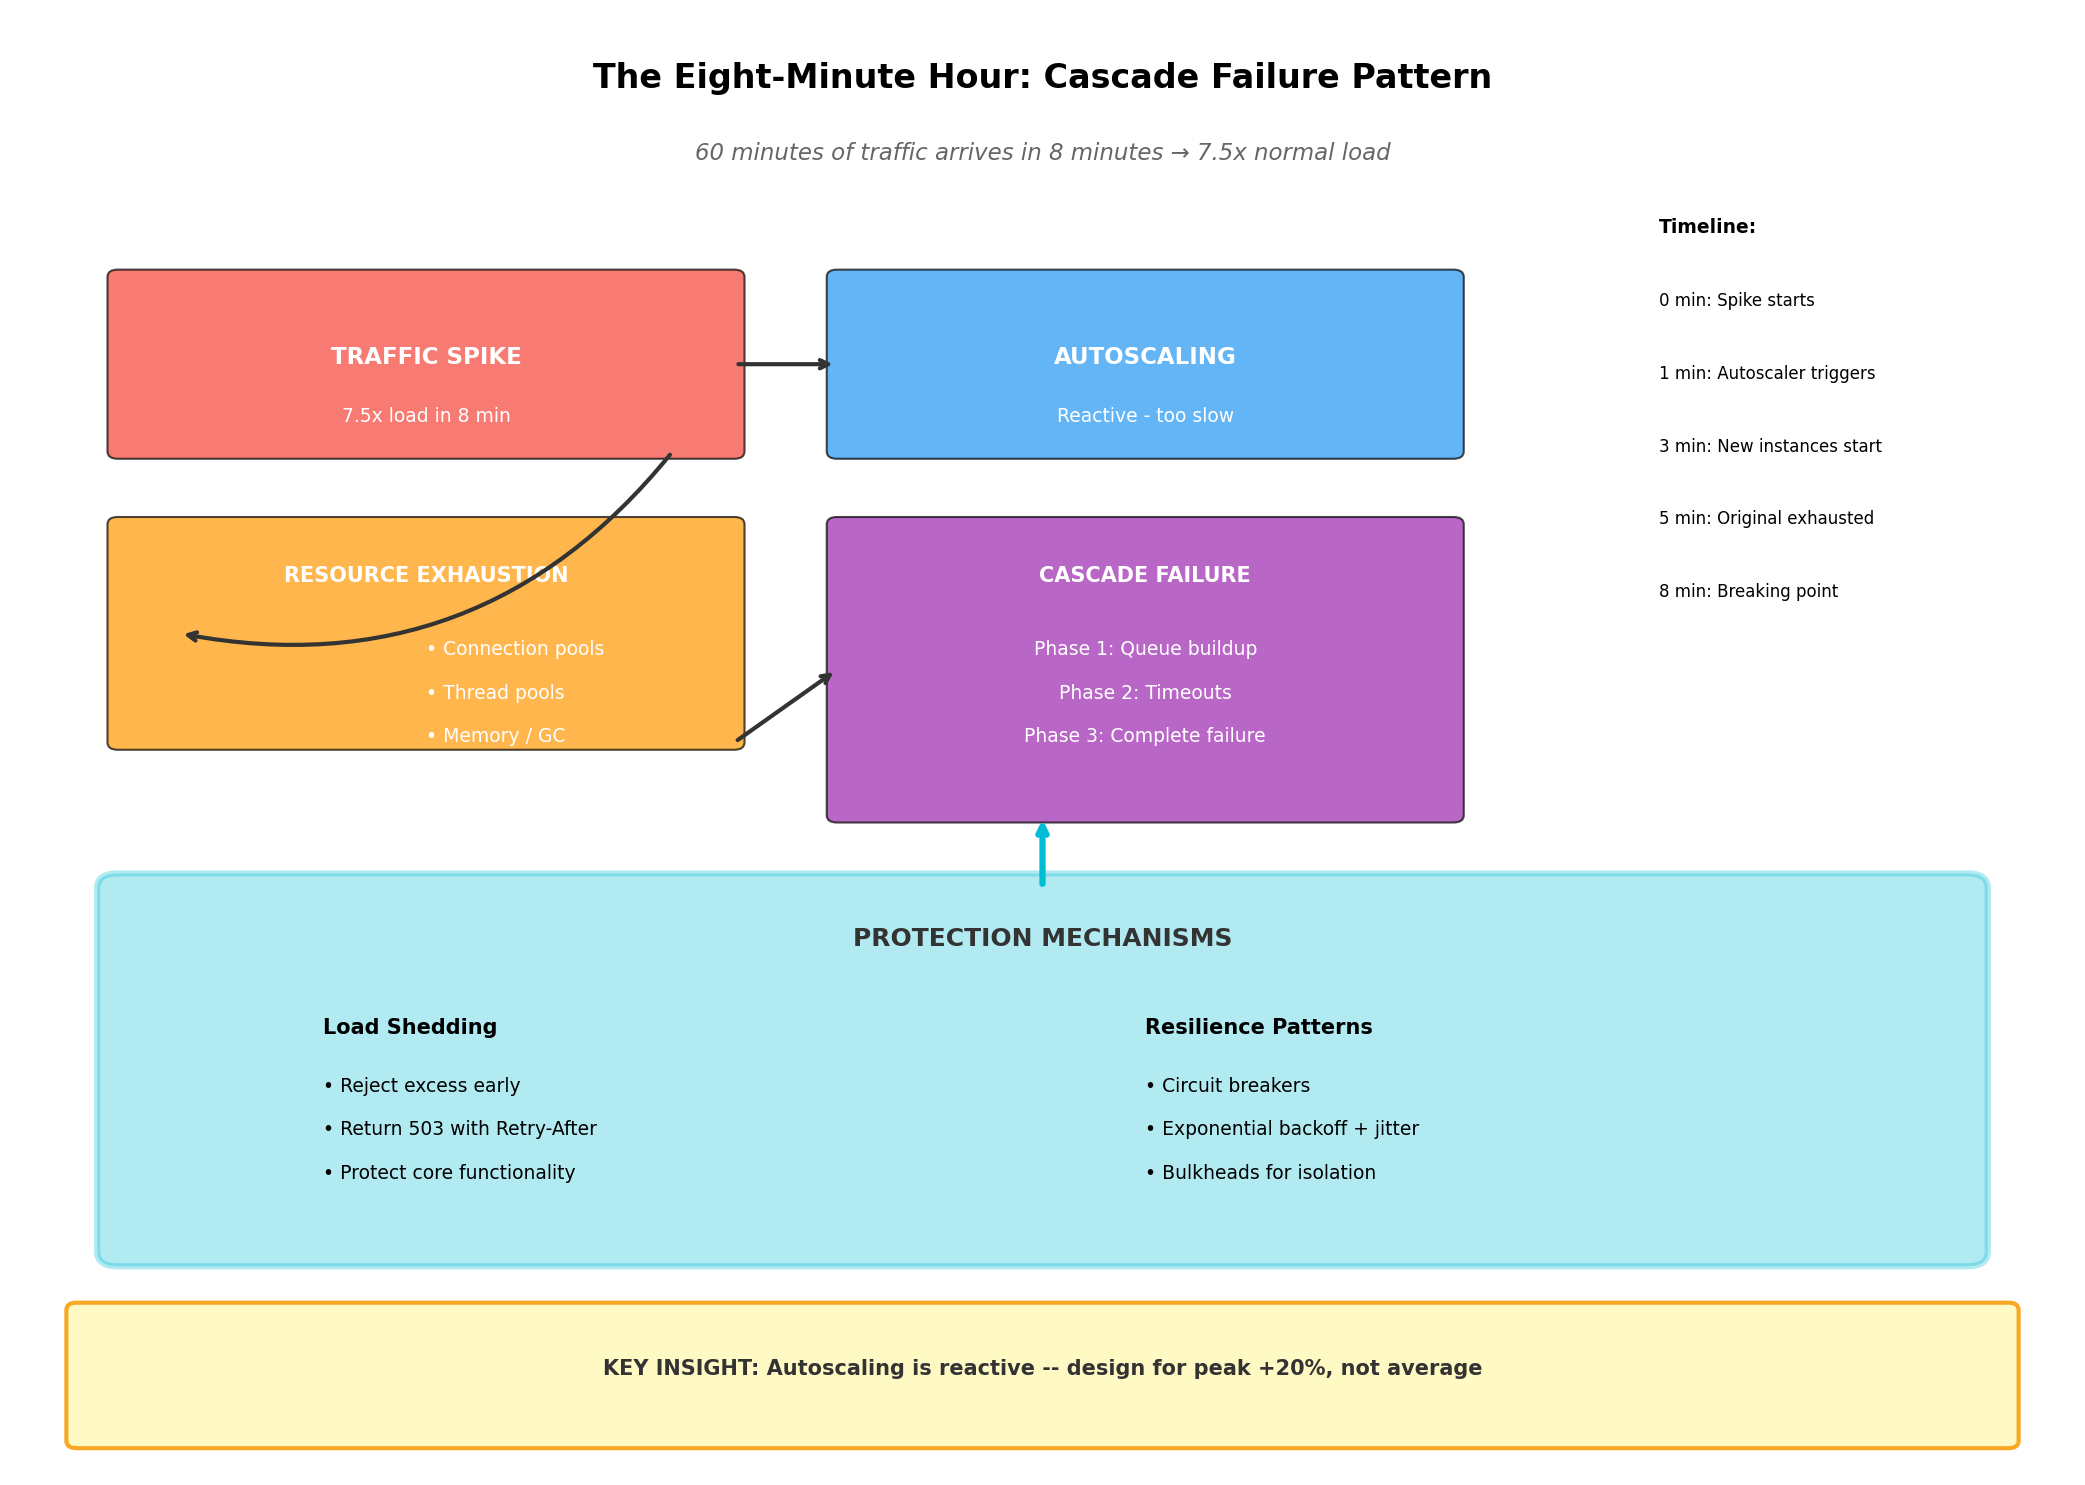

Write the Python code that produced this figure.
#!/usr/bin/env python3
"""
Visualization: Eight-Minute Hour Concept Map
=============================================
This script generates a conceptual diagram showing the cascade failure
pattern and the relationship between load spike and system response.

Book: Release It! - Chapter 10
Author: Michael Nygard

Run: python concept_map.py
Output: concept_map.png
"""

import matplotlib.pyplot as plt
import matplotlib.patches as mpatches
import numpy as np

# Set up the figure with a dark theme for better contrast
plt.style.use('default')
fig, ax = plt.subplots(1, 1, figsize=(14, 10))

# Define colors
colors = {
    'normal': '#4CAF50',      # Green
    'spike': '#F44336',       # Red
    'autoscale': '#2196F3',   # Blue
    'exhaust': '#FF9800',     # Orange
    'failure': '#9C27B0',     # Purple
    'protection': '#00BCD4',  # Cyan
    'arrow': '#333333'
}

# Draw the timeline axis
ax.set_xlim(0, 10)
ax.set_ylim(0, 10)

# Title
ax.text(5, 9.5, 'The Eight-Minute Hour: Cascade Failure Pattern',
        ha='center', fontsize=16, fontweight='bold')
ax.text(5, 9.0, '60 minutes of traffic arrives in 8 minutes → 7.5x normal load',
        ha='center', fontsize=11, style='italic', color='#666')

# === Phase 1: Traffic Spike ===
ax.add_patch(mpatches.FancyBboxPatch((0.5, 7), 3, 1.2,
                                       boxstyle="round,pad=0.05",
                                       facecolor=colors['spike'], alpha=0.7))
ax.text(2, 7.6, 'TRAFFIC SPIKE', ha='center', fontsize=11, fontweight='bold', color='white')
ax.text(2, 7.2, '7.5x load in 8 min', ha='center', fontsize=9, color='white')

# === Phase 2: Autoscaling (Fails) ===
ax.add_patch(mpatches.FancyBboxPatch((4, 7), 3, 1.2,
                                       boxstyle="round,pad=0.05",
                                       facecolor=colors['autoscale'], alpha=0.7))
ax.text(5.5, 7.6, 'AUTOSCALING', ha='center', fontsize=11, fontweight='bold', color='white')
ax.text(5.5, 7.2, 'Reactive - too slow', ha='center', fontsize=9, color='white')

# Arrow from spike to autoscale
ax.annotate('', xy=(4, 7.6), xytext=(3.5, 7.6),
            arrowprops=dict(arrowstyle='->', color=colors['arrow'], lw=2))

# === Phase 3: Resource Exhaustion ===
ax.add_patch(mpatches.FancyBboxPatch((0.5, 5), 3, 1.5,
                                       boxstyle="round,pad=0.05",
                                       facecolor=colors['exhaust'], alpha=0.7))
ax.text(2, 6.1, 'RESOURCE EXHAUSTION', ha='center', fontsize=10, fontweight='bold', color='white')
ax.text(2, 5.6, '• Connection pools', ha='left', fontsize=9, color='white')
ax.text(2, 5.3, '• Thread pools', ha='left', fontsize=9, color='white')
ax.text(2, 5.0, '• Memory / GC', ha='left', fontsize=9, color='white')

# Arrow from autoscale to exhaustion
ax.annotate('', xy=(0.8, 5.75), xytext=(3.2, 7),
            arrowprops=dict(arrowstyle='->', color=colors['arrow'], lw=2,
                          connectionstyle='arc3,rad=-0.3'))

# === Phase 4: Cascade Failure ===
ax.add_patch(mpatches.FancyBboxPatch((4, 4.5), 3, 2,
                                       boxstyle="round,pad=0.05",
                                       facecolor=colors['failure'], alpha=0.7))
ax.text(5.5, 6.1, 'CASCADE FAILURE', ha='center', fontsize=10, fontweight='bold', color='white')
ax.text(5.5, 5.6, 'Phase 1: Queue buildup', ha='center', fontsize=9, color='white')
ax.text(5.5, 5.3, 'Phase 2: Timeouts', ha='center', fontsize=9, color='white')
ax.text(5.5, 5.0, 'Phase 3: Complete failure', ha='center', fontsize=9, color='white')

# Arrow from exhaustion to cascade
ax.annotate('', xy=(4, 5.5), xytext=(3.5, 5),
            arrowprops=dict(arrowstyle='->', color=colors['arrow'], lw=2))

# === Solution Box (Bottom) ===
ax.add_patch(mpatches.FancyBboxPatch((0.5, 1.5), 9, 2.5,
                                       boxstyle="round,pad=0.1",
                                       facecolor=colors['protection'], alpha=0.3,
                                       edgecolor=colors['protection'], linewidth=3))
ax.text(5, 3.6, 'PROTECTION MECHANISMS', ha='center', fontsize=12, fontweight='bold', color='#333')

# Protection strategies - left column
ax.text(1.5, 3.0, 'Load Shedding', ha='left', fontsize=10, fontweight='bold')
ax.text(1.5, 2.6, '• Reject excess early', ha='left', fontsize=9)
ax.text(1.5, 2.3, '• Return 503 with Retry-After', ha='left', fontsize=9)
ax.text(1.5, 2.0, '• Protect core functionality', ha='left', fontsize=9)

# Protection strategies - right column
ax.text(5.5, 3.0, 'Resilience Patterns', ha='left', fontsize=10, fontweight='bold')
ax.text(5.5, 2.6, '• Circuit breakers', ha='left', fontsize=9)
ax.text(5.5, 2.3, '• Exponential backoff + jitter', ha='left', fontsize=9)
ax.text(5.5, 2.0, '• Bulkheads for isolation', ha='left', fontsize=9)

# Arrow from cascade to protection
ax.annotate('', xy=(5, 4.5), xytext=(5, 4),
            arrowprops=dict(arrowstyle='->', color=colors['protection'], lw=3))

# === Timeline annotations ===
ax.text(8, 8.5, 'Timeline:', fontsize=9, fontweight='bold')
ax.text(8, 8.0, '0 min: Spike starts', fontsize=8)
ax.text(8, 7.5, '1 min: Autoscaler triggers', fontsize=8)
ax.text(8, 7.0, '3 min: New instances start', fontsize=8)
ax.text(8, 6.5, '5 min: Original exhausted', fontsize=8)
ax.text(8, 6.0, '8 min: Breaking point', fontsize=8)

# Key insight box
insight_box = mpatches.FancyBboxPatch((0.3, 0.2), 9.4, 0.9,
                                        boxstyle="round,pad=0.05",
                                        facecolor='#FFF9C4',
                                        edgecolor='#F9A825', linewidth=2)
ax.add_patch(insight_box)
ax.text(5, 0.65, 'KEY INSIGHT: Autoscaling is reactive -- design for peak +20%, not average',
        ha='center', fontsize=10, fontweight='bold', color='#333')

# Remove axes
ax.set_axis_off()

# Save
plt.tight_layout()
plt.savefig('concept_map.png', dpi=150, bbox_inches='tight',
            facecolor='white', edgecolor='none')
plt.show()

print("Concept map saved to concept_map.png")
